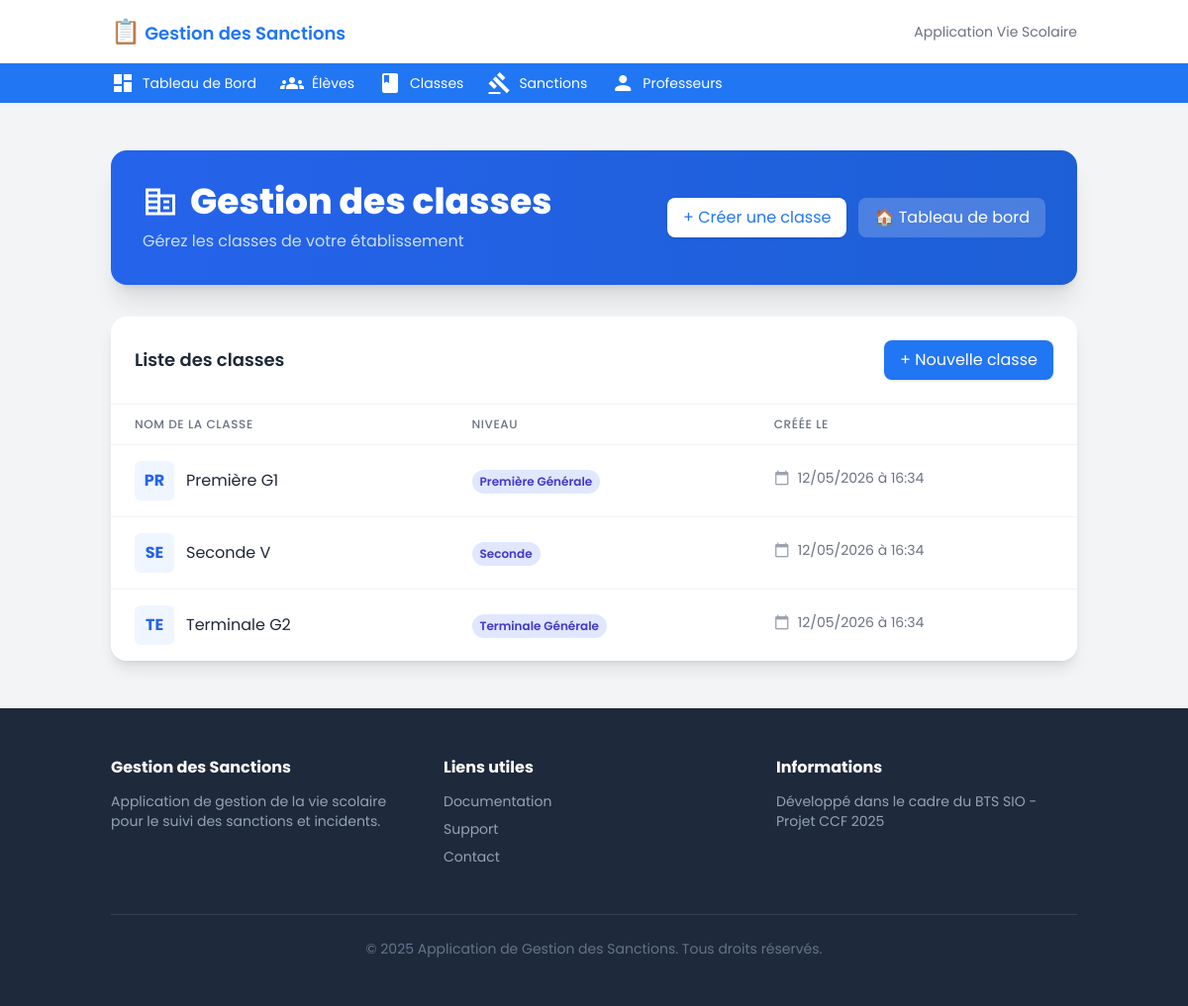
The app's page /?action=liste-classes (signed in) with its own data.
### tables this page shows
CREATE TABLE IF NOT EXISTS `classes` (
  `id` INT UNSIGNED NOT NULL AUTO_INCREMENT PRIMARY KEY,
  `name` VARCHAR(100) NOT NULL,
  `level` VARCHAR(50) NOT NULL,
  `created_at` TIMESTAMP NOT NULL DEFAULT CURRENT_TIMESTAMP,
  UNIQUE KEY `uq_classes_name` (`name`)
);

### src/View/View.php (called while the page is built, shortened)
<?php
class View
{
    private string $templatesPath;
    public function __construct(string $templatesPath)
    {
        $this->templatesPath = rtrim($templatesPath, '/\\') . DIRECTORY_SEPARATOR;
    }
    public function render(string $name, array $params = []): void
    {
        $file = $this->templatesPath . $name . '.php';
        extract($params, EXTR_SKIP);
        include $file;
    }
}

### src/Controller/ClassController.php (called while the page is built, shortened)
<?php
class ClassController
{
    private View $view;
    private ClassRepository $classes;
    public function __construct()
    {
        $this->view = new View(__DIR__ . '/../../template');
        $pdo = Database::getConnection();
        $this->classes = new ClassRepository($pdo);
    }
    public function list(Request $request, Response $response)
    {
        $classes = $this->classes->findAll();
        $created = $request->get('created', null);
        $this->view->render('liste-classes', [
            'classes' => $classes,
            'created' => $created
        ]);
    }
}

### src/Routing/Router.php (called while the page is built, shortened)
<?php
class Router
{
    private array $routes = [];
    private $request;
    private $response;
    public function __construct($request, $response)
    {
        $this->request = $request;
        $this->response = $response;
    }
    public function addRoute($action, $fonction, $methodes = ['GET']): self
    {
        $methodes = array_map('strtoupper', (array)$methodes);
        $this->routes[$action] = [
            'fonction' => $fonction,
            'methodes' => $methodes,
        ];
        return $this;
    }
    public function handleRequest(): void
    {
        $action = method_exists($this->request, 'getAction') ? ($this->request->getAction() ?? 'index') : ($_GET['action'] ?? 'index');
        $route = $this->routes[$action];
        $fonction = $route['fonction'];
        $callable = null;
        if (is_callable($fonction)) {
            $callable = $fonction;
        } elseif (is_string($fonction) && function_exists($fonction)) {
            $callable = $fonction;
        } elseif (is_array($fonction) && count($fonction) === 2) {
            $callable = $fonction;
        }
        try {
            if (is_array($callable)) {
                $ref = new \ReflectionMethod($callable[0], $callable[1]);
            } else {
                $ref = new \ReflectionFunction($callable);
            }
            $numParams = $ref->getNumberOfParameters();
            $args = [];
            if ($numParams >= 1) $args[] = $this->request;
            if ($numParams >= 2) $args[] = $this->response;
            call_user_func_array($callable, $args);
        } catch (\Throwable $e) {
            if (method_exists($this->response, 'setStatusCode')) {
                $this->response->setStatusCode(500);
            } else {
                http_response_code(500);
            }
            echo "Erreur interne: " . htmlspecialchars($e->getMessage());
            return;
        }
    }
}

### public/index.php (called while the page is built, shortened)
<?php
$request = new App\Http\Request();
$response = new App\Http\Response();
$router = new App\Routing\Router($request, $response);
$authController = new App\Controller\AuthController();
$classController = new App\Controller\ClassController();
$studentController = new App\Controller\StudentController();
$professorController = new App\Controller\ProfessorController();
$sanctionController = new App\Controller\SanctionController();
$lieuController = new App\Controller\LieuController();
$router->addRoute('index', [$authController, 'home'], ['GET']);
$router->addRoute('', [$authController, 'home'], ['GET']);
$router->addRoute('login', [$authController, 'login'], ['GET', 'POST']);
$router->addRoute('register', [$authController, 'register'], ['GET', 'POST']);
$router->addRoute('logout', [$authController, 'logout'], ['GET']);
$router->addRoute('dashboard', [$authController, 'dashboard'], ['GET']);
$router->addRoute('create_class', [$classController, 'create'], ['GET', 'POST']);
$router->addRoute('create_class_alt', [$classController, 'create'], ['GET', 'POST']);
$router->addRoute('liste-classes', [$classController, 'list'], ['GET']);
$router->addRoute('create_student', [$studentController, 'create'], ['GET', 'POST']);
$router->addRoute('liste-eleves', [$studentController, 'list'], ['GET']);
$router->addRoute('create_professor', [$professorController, 'create'], ['GET', 'POST']);
$router->addRoute('create_professeur', [$professorController, 'create'], ['GET', 'POST']);
$router->addRoute('liste-professeurs', [$professorController, 'list'], ['GET']);
$router->addRoute('list-professors', [$professorController, 'list'], ['GET']);
$router->addRoute('create_sanction', [$sanctionController, 'create'], ['GET', 'POST']);
$router->addRoute('liste-sanctions', [$sanctionController, 'list'], ['GET']);
$router->addRoute('list-sanctions', [$sanctionController, 'list'], ['GET']);
$router->addRoute('liste-lieux', [$lieuController, 'list'], ['GET']);
$router->handleRequest();

### src/Repository/ClassRepository.php (called while the page is built, shortened)
<?php
class ClassRepository
{
    private PDO $pdo;
    private string $table = 'classes';
    public function __construct(PDO $pdo)
    {
        $this->pdo = $pdo;
    }
    public function findAll(): array
    {
        $sql = "SELECT id, name, level, DATE_FORMAT(created_at, '%d/%m/%Y à %H:%i') AS created_at FROM {$this->table} ORDER BY level ASC, name ASC";
        $stmt = $this->pdo->query($sql);
        return $stmt->fetchAll(PDO::FETCH_ASSOC) ?: [];
    }
}

### template/liste-classes.php (the view, shortened to what this page needs)
<?php
$classes = $classes ?? [];
?>
<main class="flex-grow container mx-auto px-6 py-12">
  <div class="max-w-6xl mx-auto mb-8">
    <div class="bg-gradient-to-r from-blue-600 to-primary-dark text-white rounded-xl shadow-xl p-8">
      <div class="flex items-center justify-between">
        <div>
          <h1 class="text-3xl md:text-4xl font-extrabold flex items-center gap-3"><span class="material-icons text-4xl">corporate_fare</span> Gestion des classes</h1>
          <p class="mt-2 text-blue-100/90">Gérez les classes de votre établissement</p>
        </div>
        <div class="hidden sm:flex gap-3">
          <a href="?action=create_class" class="inline-flex items-center gap-2 bg-white text-primary px-4 py-2 rounded-lg shadow">+ Créer une classe</a>
          <a href="?action=dashboard" class="inline-flex items-center gap-2 bg-white/20 text-white px-4 py-2 rounded-lg">🏠 Tableau de bord</a>
        </div>
      </div>
    </div>
  </div>
  <div class="max-w-6xl mx-auto bg-white rounded-xl shadow-lg overflow-hidden">
    <div class="p-6 border-b border-gray-100 flex items-center justify-between">
      <h2 class="text-lg font-semibold">Liste des classes</h2>
      <a href="?action=create_class" class="inline-flex items-center gap-2 bg-primary text-white px-4 py-2 rounded-lg shadow">+ Nouvelle classe</a>
    </div>
    <div class="overflow-x-auto">
      <table class="min-w-full divide-y divide-gray-100">
        <thead class="bg-white">
          <tr>
            <th class="px-6 py-3 text-left text-xs font-medium text-gray-500 uppercase tracking-wider">Nom de la classe</th>
            <th class="px-6 py-3 text-left text-xs font-medium text-gray-500 uppercase tracking-wider">Niveau</th>
            <th class="px-6 py-3 text-left text-xs font-medium text-gray-500 uppercase tracking-wider">Créée le</th>
          </tr>
        </thead>
        <tbody class="bg-white divide-y divide-gray-100">
          <?php if (empty($classes)): ?>
            <tr><td class="px-6 py-8 text-center text-gray-500" colspan="3">Aucune classe enregistrée</td></tr>
          <?php else: ?>
            <?php foreach($classes as $c): ?>
              <tr class="hover:bg-gray-50">
                <td class="px-6 py-4 flex items-center gap-3">
                  <div class="h-10 w-10 flex items-center justify-center rounded-md bg-blue-50 text-blue-600 font-bold"><?php echo strtoupper(substr($c['name'],0,2)); ?></div>
                  <div><?php echo htmlspecialchars($c['name']); ?></div>
                </td>
                <td class="px-6 py-4">
                  <span class="inline-block text-xs font-semibold px-2 py-1 rounded-full <?php
                    echo $c['level'] === 'BTS' ? 'bg-orange-100 text-orange-700' :
                         ($c['level'] === 'Première' ? 'bg-green-100 text-green-700' :
                         ($c['level'] === 'Terminale' ? 'bg-purple-100 text-purple-700' : 'bg-indigo-100 text-indigo-700'));
                  ?>"><?php echo htmlspecialchars($c['level']); ?></span>
                </td>
                <td class="px-6 py-4 text-sm text-gray-500 flex items-center gap-2">
                  <span class="material-icons text-base text-gray-400">calendar_today</span>
                  <?php echo htmlspecialchars($c['created_at']); ?>
                </td>
              </tr>
            <?php endforeach; ?>
          <?php endif; ?>
        </tbody>
      </table>
    </div>
  </div>
</main>
<?php
require __DIR__ . '/layout.php';

### records on screen
classes: name "PR", name "Première G1", level "Première Générale", created_at "12/05/2026 à 16:34"
classes: name "SE", name "Seconde V", level "Seconde", created_at "12/05/2026 à 16:34"
classes: name "TE", name "Terminale G2", level "Terminale Générale", created_at "12/05/2026 à 16:34"
